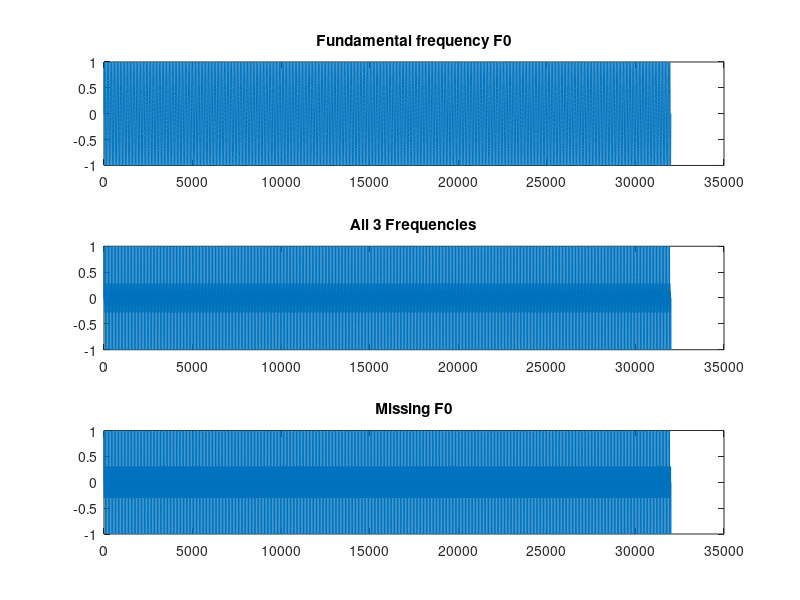
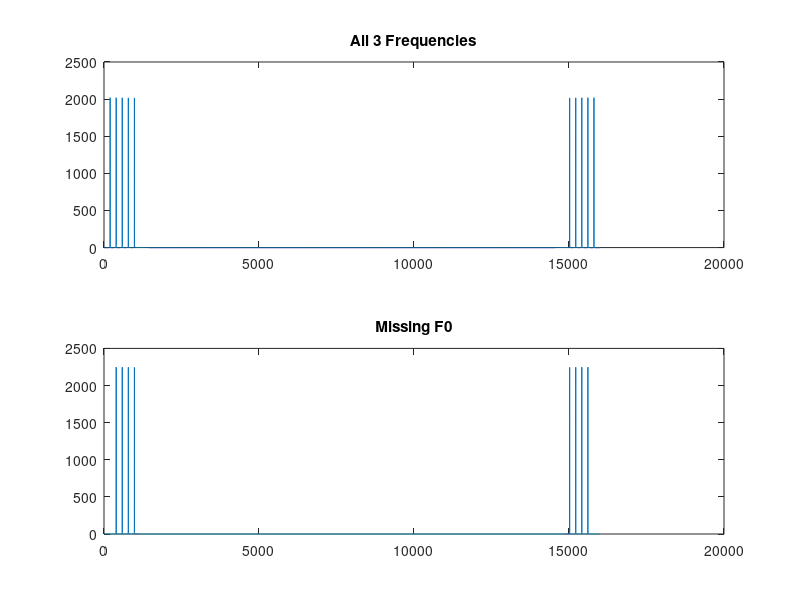

MATLAB code to generate these figures, in order:
%
% Guitar Chord Frequencies
% A = 110Hz
% D = 146.83Hz
% E = 82.41Hz
% G = 196Hz
%
fs = 16000;
T = 2;
t = linspace(0,T,T*fs);
f0 = 196;
y = sin(2*pi*f0*t);
% 1000, 2000, 3000, 4000: 500 x3, 1500, 2000, 2500 x 2, 3000, 3500
% 2000, 3000, 4000:       500 x2,             2500,     3000, 3500

% 100, 200, 300, 400: 50 x 3, 150, 200, 250 x 2, 300, 350, 
% 200, 300, 400:      50 x 2,           250,     300, 350, 
subplot(3,1,1)
plot(y)
title('Fundamental frequency F0')

soundsc(y, fs)
subplot(3,1,2)
y_multiple = normalize(sin(2*pi*f0*t) + sin(2*(2*pi*f0*t)) ...
            + sin(3*(2*pi*f0*t)) + sin(4*(2*pi*f0*t)) + sin(5*(2*pi*f0*t)));
y_multiple= y_multiple/max(abs(y_multiple));
soundsc(y_multiple, fs)

plot(y_multiple);
title('All 3 Frequencies')

subplot(3,1,3)
y_missing =  sin(2*2*pi*f0*t) + sin(3*2*pi*f0*t) ...
            + sin(4*(2*pi*f0*t)) ...
            + sin(5*(2*pi*f0*t));
y_missing = y_missing/max(abs(y_missing));
soundsc(y_missing, fs)
plot(y_missing);
title('Missing F0')


fft_y_missing = abs(fft(y_missing,fs));
fft_y_multiple = abs(fft(y_multiple, fs));
figure()
subplot(2,1,1)
plot(fft_y_multiple);
title('All 3 Frequencies')

subplot(2,1,2)
plot(fft_y_missing)
title('Missing F0')

